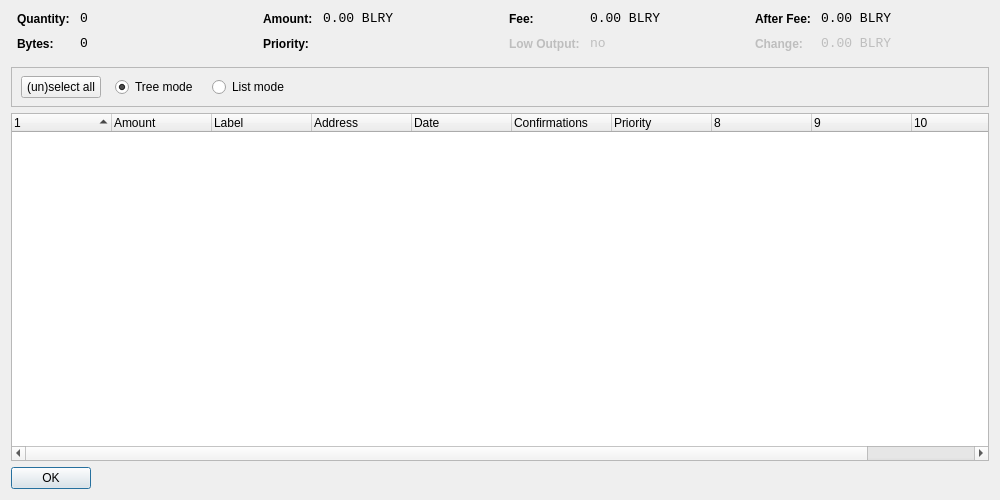
<?xml version="1.0" encoding="UTF-8"?>
<ui version="4.0">
 <class>CoinControlDialog</class>
 <widget class="QDialog" name="CoinControlDialog">
  <property name="geometry">
   <rect>
    <x>0</x>
    <y>0</y>
    <width>1000</width>
    <height>500</height>
   </rect>
  </property>
  <property name="windowTitle">
   <string>Coin Control</string>
  </property>
  <layout class="QVBoxLayout" name="verticalLayout">
   <item>
    <layout class="QHBoxLayout" name="horizontalLayoutTop" stretch="0,0,0,0">
     <property name="topMargin">
      <number>0</number>
     </property>
     <property name="bottomMargin">
      <number>10</number>
     </property>
     <item>
      <layout class="QFormLayout" name="formLayoutCoinControl1">
       <property name="horizontalSpacing">
        <number>10</number>
       </property>
       <property name="verticalSpacing">
        <number>10</number>
       </property>
       <property name="leftMargin">
        <number>6</number>
       </property>
       <property name="rightMargin">
        <number>6</number>
       </property>
       <item row="0" column="0">
        <widget class="QLabel" name="labelCoinControlQuantityText">
         <property name="styleSheet">
          <string notr="true">font-weight:bold;</string>
         </property>
         <property name="text">
          <string>Quantity:</string>
         </property>
        </widget>
       </item>
       <item row="0" column="1">
        <widget class="QLabel" name="labelCoinControlQuantity">
         <property name="font">
          <font>
           <family>Monospace</family>
           <pointsize>10</pointsize>
          </font>
         </property>
         <property name="cursor">
          <cursorShape>IBeamCursor</cursorShape>
         </property>
         <property name="contextMenuPolicy">
          <enum>Qt::ActionsContextMenu</enum>
         </property>
         <property name="text">
          <string notr="true">0</string>
         </property>
         <property name="textInteractionFlags">
          <set>Qt::LinksAccessibleByMouse|Qt::TextSelectableByKeyboard|Qt::TextSelectableByMouse</set>
         </property>
        </widget>
       </item>
       <item row="1" column="0">
        <widget class="QLabel" name="labelCoinControlBytesText">
         <property name="styleSheet">
          <string notr="true">font-weight:bold;</string>
         </property>
         <property name="text">
          <string>Bytes:</string>
         </property>
        </widget>
       </item>
       <item row="1" column="1">
        <widget class="QLabel" name="labelCoinControlBytes">
         <property name="font">
          <font>
           <family>Monospace</family>
           <pointsize>10</pointsize>
          </font>
         </property>
         <property name="cursor">
          <cursorShape>IBeamCursor</cursorShape>
         </property>
         <property name="contextMenuPolicy">
          <enum>Qt::ActionsContextMenu</enum>
         </property>
         <property name="text">
          <string notr="true">0</string>
         </property>
         <property name="textInteractionFlags">
          <set>Qt::LinksAccessibleByMouse|Qt::TextSelectableByKeyboard|Qt::TextSelectableByMouse</set>
         </property>
        </widget>
       </item>
      </layout>
     </item>
     <item>
      <layout class="QFormLayout" name="formLayoutCoinControl2">
       <property name="horizontalSpacing">
        <number>10</number>
       </property>
       <property name="verticalSpacing">
        <number>10</number>
       </property>
       <property name="leftMargin">
        <number>6</number>
       </property>
       <property name="rightMargin">
        <number>6</number>
       </property>
       <item row="0" column="0">
        <widget class="QLabel" name="labelCoinControlAmountText">
         <property name="styleSheet">
          <string notr="true">font-weight:bold;</string>
         </property>
         <property name="text">
          <string>Amount:</string>
         </property>
        </widget>
       </item>
       <item row="0" column="1">
        <widget class="QLabel" name="labelCoinControlAmount">
         <property name="font">
          <font>
           <family>Monospace</family>
           <pointsize>10</pointsize>
          </font>
         </property>
         <property name="cursor">
          <cursorShape>IBeamCursor</cursorShape>
         </property>
         <property name="contextMenuPolicy">
          <enum>Qt::ActionsContextMenu</enum>
         </property>
         <property name="text">
          <string notr="true">0.00 BLRY</string>
         </property>
         <property name="textInteractionFlags">
          <set>Qt::LinksAccessibleByMouse|Qt::TextSelectableByKeyboard|Qt::TextSelectableByMouse</set>
         </property>
        </widget>
       </item>
       <item row="1" column="0">
        <widget class="QLabel" name="labelCoinControlPriorityText">
         <property name="styleSheet">
          <string notr="true">font-weight:bold;</string>
         </property>
         <property name="text">
          <string>Priority:</string>
         </property>
        </widget>
       </item>
       <item row="1" column="1">
        <widget class="QLabel" name="labelCoinControlPriority">
         <property name="font">
          <font>
           <family>Monospace</family>
           <pointsize>10</pointsize>
          </font>
         </property>
         <property name="cursor">
          <cursorShape>IBeamCursor</cursorShape>
         </property>
         <property name="contextMenuPolicy">
          <enum>Qt::ActionsContextMenu</enum>
         </property>
         <property name="text">
          <string/>
         </property>
         <property name="textInteractionFlags">
          <set>Qt::LinksAccessibleByMouse|Qt::TextSelectableByKeyboard|Qt::TextSelectableByMouse</set>
         </property>
        </widget>
       </item>
      </layout>
     </item>
     <item>
      <layout class="QFormLayout" name="formLayoutCoinControl3">
       <property name="horizontalSpacing">
        <number>10</number>
       </property>
       <property name="verticalSpacing">
        <number>10</number>
       </property>
       <property name="leftMargin">
        <number>6</number>
       </property>
       <property name="rightMargin">
        <number>6</number>
       </property>
       <item row="0" column="0">
        <widget class="QLabel" name="labelCoinControlFeeText">
         <property name="styleSheet">
          <string notr="true">font-weight:bold;</string>
         </property>
         <property name="text">
          <string>Fee:</string>
         </property>
        </widget>
       </item>
       <item row="0" column="1">
        <widget class="QLabel" name="labelCoinControlFee">
         <property name="font">
          <font>
           <family>Monospace</family>
           <pointsize>10</pointsize>
          </font>
         </property>
         <property name="cursor">
          <cursorShape>IBeamCursor</cursorShape>
         </property>
         <property name="contextMenuPolicy">
          <enum>Qt::ActionsContextMenu</enum>
         </property>
         <property name="text">
          <string notr="true">0.00 BLRY</string>
         </property>
         <property name="textInteractionFlags">
          <set>Qt::LinksAccessibleByMouse|Qt::TextSelectableByKeyboard|Qt::TextSelectableByMouse</set>
         </property>
        </widget>
       </item>
       <item row="1" column="0">
        <widget class="QLabel" name="labelCoinControlLowOutputText">
         <property name="enabled">
          <bool>false</bool>
         </property>
         <property name="styleSheet">
          <string notr="true">font-weight:bold;</string>
         </property>
         <property name="text">
          <string>Low Output:</string>
         </property>
        </widget>
       </item>
       <item row="1" column="1">
        <widget class="QLabel" name="labelCoinControlLowOutput">
         <property name="enabled">
          <bool>false</bool>
         </property>
         <property name="font">
          <font>
           <family>Monospace</family>
           <pointsize>10</pointsize>
          </font>
         </property>
         <property name="cursor">
          <cursorShape>IBeamCursor</cursorShape>
         </property>
         <property name="contextMenuPolicy">
          <enum>Qt::ActionsContextMenu</enum>
         </property>
         <property name="text">
          <string notr="true">no</string>
         </property>
         <property name="textInteractionFlags">
          <set>Qt::LinksAccessibleByMouse|Qt::TextSelectableByKeyboard|Qt::TextSelectableByMouse</set>
         </property>
        </widget>
       </item>
      </layout>
     </item>
     <item>
      <layout class="QFormLayout" name="formLayoutCoinControl4">
       <property name="horizontalSpacing">
        <number>10</number>
       </property>
       <property name="verticalSpacing">
        <number>10</number>
       </property>
       <property name="leftMargin">
        <number>6</number>
       </property>
       <property name="rightMargin">
        <number>6</number>
       </property>
       <item row="0" column="0">
        <widget class="QLabel" name="labelCoinControlAfterFeeText">
         <property name="styleSheet">
          <string notr="true">font-weight:bold;</string>
         </property>
         <property name="text">
          <string>After Fee:</string>
         </property>
        </widget>
       </item>
       <item row="0" column="1">
        <widget class="QLabel" name="labelCoinControlAfterFee">
         <property name="font">
          <font>
           <family>Monospace</family>
           <pointsize>10</pointsize>
          </font>
         </property>
         <property name="cursor">
          <cursorShape>IBeamCursor</cursorShape>
         </property>
         <property name="contextMenuPolicy">
          <enum>Qt::ActionsContextMenu</enum>
         </property>
         <property name="text">
          <string notr="true">0.00 BLRY</string>
         </property>
         <property name="textInteractionFlags">
          <set>Qt::LinksAccessibleByMouse|Qt::TextSelectableByKeyboard|Qt::TextSelectableByMouse</set>
         </property>
        </widget>
       </item>
       <item row="1" column="0">
        <widget class="QLabel" name="labelCoinControlChangeText">
         <property name="enabled">
          <bool>false</bool>
         </property>
         <property name="styleSheet">
          <string notr="true">font-weight:bold;</string>
         </property>
         <property name="text">
          <string>Change:</string>
         </property>
        </widget>
       </item>
       <item row="1" column="1">
        <widget class="QLabel" name="labelCoinControlChange">
         <property name="enabled">
          <bool>false</bool>
         </property>
         <property name="font">
          <font>
           <family>Monospace</family>
           <pointsize>10</pointsize>
          </font>
         </property>
         <property name="cursor">
          <cursorShape>IBeamCursor</cursorShape>
         </property>
         <property name="contextMenuPolicy">
          <enum>Qt::ActionsContextMenu</enum>
         </property>
         <property name="text">
          <string notr="true">0.00 BLRY</string>
         </property>
         <property name="textInteractionFlags">
          <set>Qt::LinksAccessibleByMouse|Qt::TextSelectableByKeyboard|Qt::TextSelectableByMouse</set>
         </property>
        </widget>
       </item>
      </layout>
     </item>
    </layout>
   </item>
   <item>
    <widget class="QFrame" name="frame">
     <property name="minimumSize">
      <size>
       <width>0</width>
       <height>40</height>
      </size>
     </property>
     <property name="frameShape">
      <enum>QFrame::StyledPanel</enum>
     </property>
     <property name="frameShadow">
      <enum>QFrame::Sunken</enum>
     </property>
     <widget class="QWidget" name="horizontalLayoutWidget">
      <property name="geometry">
       <rect>
        <x>10</x>
        <y>0</y>
        <width>781</width>
        <height>41</height>
       </rect>
      </property>
      <layout class="QHBoxLayout" name="horizontalLayoutPanel" stretch="0,0,0,0,0">
       <property name="spacing">
        <number>14</number>
       </property>
       <item>
        <widget class="QPushButton" name="pushButtonSelectAll">
         <property name="sizePolicy">
          <sizepolicy hsizetype="Maximum" vsizetype="Fixed">
           <horstretch>0</horstretch>
           <verstretch>0</verstretch>
          </sizepolicy>
         </property>
         <property name="text">
          <string>(un)select all</string>
         </property>
        </widget>
       </item>
       <item>
        <widget class="QRadioButton" name="radioTreeMode">
         <property name="sizePolicy">
          <sizepolicy hsizetype="Maximum" vsizetype="Fixed">
           <horstretch>0</horstretch>
           <verstretch>0</verstretch>
          </sizepolicy>
         </property>
         <property name="text">
          <string>Tree mode</string>
         </property>
         <property name="checked">
          <bool>true</bool>
         </property>
        </widget>
       </item>
       <item>
        <widget class="QRadioButton" name="radioListMode">
         <property name="sizePolicy">
          <sizepolicy hsizetype="Maximum" vsizetype="Fixed">
           <horstretch>0</horstretch>
           <verstretch>0</verstretch>
          </sizepolicy>
         </property>
         <property name="text">
          <string>List mode</string>
         </property>
        </widget>
       </item>
       <item>
        <spacer name="horizontalSpacer">
         <property name="orientation">
          <enum>Qt::Horizontal</enum>
         </property>
         <property name="sizeHint" stdset="0">
          <size>
           <width>40</width>
           <height>20</height>
          </size>
         </property>
        </spacer>
       </item>
      </layout>
     </widget>
    </widget>
   </item>
   <item>
    <widget class="CoinControlTreeWidget" name="treeWidget">
     <property name="contextMenuPolicy">
      <enum>Qt::CustomContextMenu</enum>
     </property>
     <property name="sortingEnabled">
      <bool>false</bool>
     </property>
     <property name="columnCount">
      <number>11</number>
     </property>
     <attribute name="headerShowSortIndicator" stdset="0">
      <bool>true</bool>
     </attribute>
     <attribute name="headerStretchLastSection">
      <bool>false</bool>
     </attribute>
     <column>
      <property name="text">
       <string/>
      </property>
     </column>
     <column>
      <property name="text">
       <string>Amount</string>
      </property>
     </column>
     <column>
      <property name="text">
       <string>Label</string>
      </property>
     </column>
     <column>
      <property name="text">
       <string>Address</string>
      </property>
     </column>
     <column>
      <property name="text">
       <string>Date</string>
      </property>
     </column>
     <column>
      <property name="text">
       <string>Confirmations</string>
      </property>
      <property name="toolTip">
       <string>Confirmed</string>
      </property>
     </column>
     <column>
      <property name="text">
       <string>Priority</string>
      </property>
     </column>
     <column>
      <property name="text">
       <string/>
      </property>
     </column>
     <column>
      <property name="text">
       <string/>
      </property>
     </column>
     <column>
      <property name="text">
       <string/>
      </property>
     </column>
     <column>
      <property name="text">
       <string/>
      </property>
     </column>
    </widget>
   </item>
   <item>
    <widget class="QDialogButtonBox" name="buttonBox">
     <property name="sizePolicy">
      <sizepolicy hsizetype="Maximum" vsizetype="Fixed">
       <horstretch>0</horstretch>
       <verstretch>0</verstretch>
      </sizepolicy>
     </property>
     <property name="orientation">
      <enum>Qt::Horizontal</enum>
     </property>
     <property name="standardButtons">
      <set>QDialogButtonBox::Ok</set>
     </property>
    </widget>
   </item>
  </layout>
 </widget>
 <customwidgets>
  <customwidget>
   <class>CoinControlTreeWidget</class>
   <extends>QTreeWidget</extends>
   <header>coincontroltreewidget.h</header>
  </customwidget>
 </customwidgets>
 <resources/>
 <connections/>
</ui>
